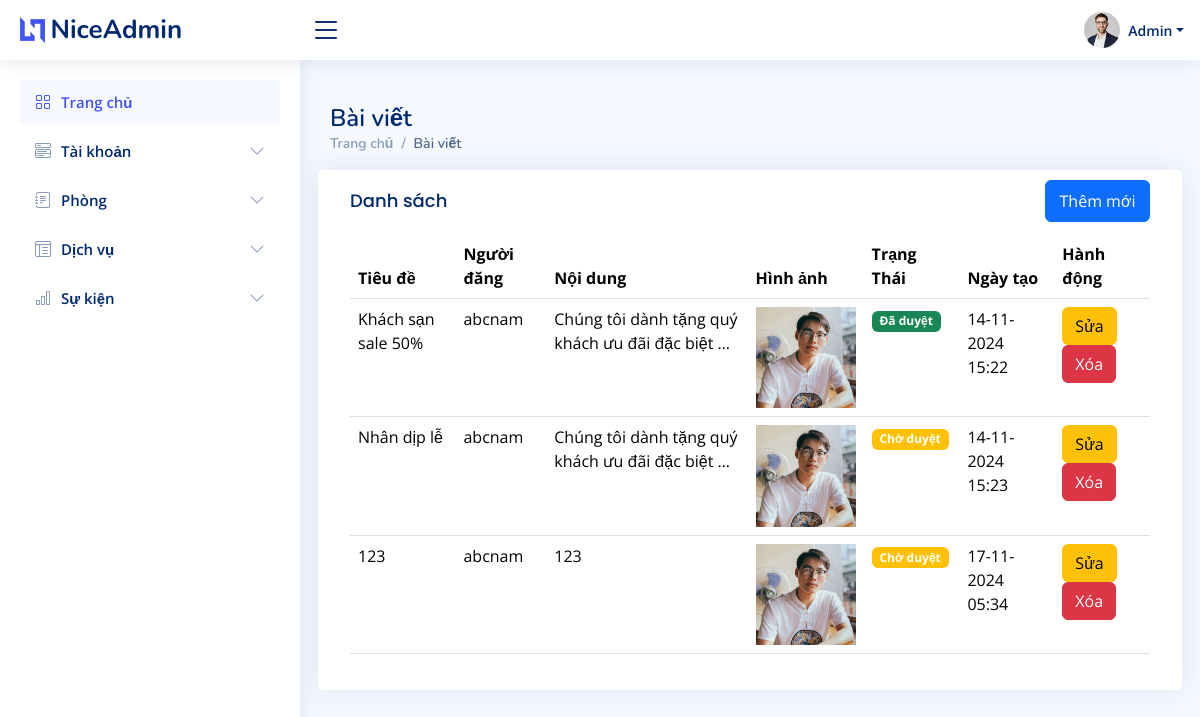
/admin_dashboard/posts (signed in), run on the app's committed database.
### admin_custom/models.py (models this page shows, shortened)
class Post(models.Model):
    STATUS_CHOICES = [
        ('pending', 'Chờ duyệt'),
        ('approved', 'Đã duyệt'),
        ('rejected', 'Từ chối'),
    ]
    title = models.CharField(max_length=200)
    content = models.TextField()
    author = models.ForeignKey(User, on_delete=models.CASCADE)
    created_at = models.DateTimeField(auto_now_add=True)
    updated_at = models.DateTimeField(auto_now=True)
    image = models.ImageField(upload_to=get_image_upload_path_post, null=True, blank=True)
    status = models.CharField(max_length=10, choices=STATUS_CHOICES, default='pending')
    class Meta:
        permissions = [
            ("can_view_post", "Can view post"),
            ("can_create_post", "Can create post"),
            ("can_edit_post", "Can edit post"),
            ("can_delete_post", "Can delete post"),
        ]

### admin_custom/views.py (the view, shortened to what this page needs)
# urls.py: path('admin_dashboard/posts', admin_custom.admin_post, name='admin_post'),
@login_required
def admin_post(request):
    posts = Post.objects.all()
    return render(request, 'admin/post.html', {'posts': posts})

### home/Templates/admin/post.html (shortened to what this page needs)
{% load static %}
<!DOCTYPE html>
<html lang="en">
<head>
    <link href="{% static 'assets/vendor/bootstrap/css/bootstrap.min.css' %}" rel="stylesheet" />
    <link href="{% static 'assets/vendor/bootstrap-icons/bootstrap-icons.css' %}" rel="stylesheet" />
    <link href="{% static 'assets/vendor/boxicons/css/boxicons.min.css' %}" rel="stylesheet" />
    <link href="{% static 'assets/vendor/quill/quill.snow.css' %}" rel="stylesheet" />
    <link href="{% static 'assets/vendor/quill/quill.bubble.css' %}" rel="stylesheet" />
    <link href="{% static 'assets/vendor/remixicon/remixicon.css' %}" rel="stylesheet" />
    <link href="{% static 'assets/vendor/simple-datatables/style.css' %}" rel="stylesheet" />
    <link href="{% static 'assets/css/style.css' %}" rel="stylesheet" />
</head>
<body>
    {% include 'includes/admin/header.html' %}
    {% include 'includes/admin/sidebar.html' %}
    <main id="main" class="main">
        <div class="pagetitle">
            <h1>Bài viết</h1>
            <nav>
                <ol class="breadcrumb">
                    <li class="breadcrumb-item">
                        <a href="index.html">Trang chủ</a>
                    </li>
                    <li class="breadcrumb-item active">Bài viết</li>
                </ol>
            </nav>
        </div>
        <section class="section dashboard">
            <div class="row">
                <div class="card">
                    <div class="card-body">
                        <div class="d-flex justify-content-between">
                            <h5 class="card-title">Danh sách</h5>
                            <button type="button" style="margin-top:10px;width:105px;height:42px" class="btn btn-primary" data-bs-toggle="modal" data-bs-target="#createPostModal">Thêm mới</button>
                        </div>
                        <table class="table">
                            <thead>
                                <tr>
                                    <th>Tiêu đề</th>
                                    <th>Người đăng</th>
                                    <th>Nội dung</th>
                                    <th>Hình ảnh</th>
                                    <th>Trạng Thái</th>
                                    <th class="created-column">Ngày tạo</th>
                                    <th>Hành động</th>
                                </tr>
                            </thead>
                            <tbody>
                                {% for post in posts %}
                                    <tr>
                                        <td>{{ post.title }}</td>
                                        <td>{{ post.author.username }}</td>
                                        <td>{{ post.content|truncatewords:10 }}</td>
                                        <td>
                                            {% if post.image %}
                                                <img src="{{ post.image.url }}" alt="Post Image" width="100">
                                            {% else %}
                                                <img src="{% static 'images/default_post.jpg' %}" alt="Default Image" width="100">
                                            {% endif %}
                                        </td>
                                            <td>
                                                {% if post.status == 'approved' %}
                                                <span class="badge bg-success">Đã duyệt</span>
                                                {% else %}
                                                <span class="badge bg-warning">Chờ duyệt</span>
                                                {% endif %}
                                            </td>
                                        <td>{{ post.created_at|date:"d-m-Y H:i" }}</td>
                                        <td>
                                            <button type="button" class="btn btn-warning" data-bs-toggle="modal" data-bs-target="#editPostModal{{ post.id }}">Sửa</button>
                                            <form method="POST" action="{% url 'delete_post' post.id %}" style="display:inline;">
                                                <button type="submit" class="btn btn-danger">Xóa</button>
                                            </form>
                                        </td>
                                    </tr>
                                {% endfor %}
                            </tbody>
                        </table>
                    </div>
                </div>
            </div>
        </section>
    </main>
</body>
</html>

### home/static/assets/css/style.css (style rules this page uses)
:root { scroll-behavior: smooth; }
body { font-family: "Open Sans", sans-serif; background: #f6f9ff; color: #444444; }
a { color: #4154f1; text-decoration: none; }
h1, h2, h3, h4, h5, h6 { font-family: "Nunito", sans-serif; }
#main { margin-top: 60px; padding: 20px 30px; transition: all 0.3s; }
.pagetitle { margin-bottom: 10px; }
.pagetitle h1 { font-size: 24px; margin-bottom: 0; font-weight: 600; color: #012970; }
.card { margin-bottom: 30px; border: none; border-radius: 5px; box-shadow: 0px 0 30px rgba(1, 41, 112, 0.1); }
.card-title { padding: 20px 0 15px 0; font-size: 18px; font-weight: 500; color: #012970; font-family: "Poppins", sans-serif; }
.card-body { padding: 0 20px 20px 20px; }
.breadcrumb { font-size: 14px; font-family: "Nunito", sans-serif; color: #899bbd; font-weight: 600; }
.breadcrumb a { color: #899bbd; transition: 0.3s; }
.breadcrumb .breadcrumb-item::before { color: #899bbd; }
.breadcrumb .active { color: #51678f; font-weight: 600; }
@media (min-width: 1200px) { #main, #footer { margin-left: 300px; } }

### data on the page
Post: title "Khách sạn sale 50%", author.username "abcnam", content "Chúng tôi dành tặng quý khách ưu đãi đặc biệt …", image (picture), status "Đã duyệt", created_at "14-11-2024 15:22"
Post: title "Nhân dịp lễ", author.username "abcnam", content "Chúng tôi dành tặng quý khách ưu đãi đặc biệt …", image (picture), status "Chờ duyệt", created_at "14-11-2024 15:23"
Post: title "123", author.username "abcnam", content "123", image (picture), status "Chờ duyệt", created_at "17-11-2024 05:34"
